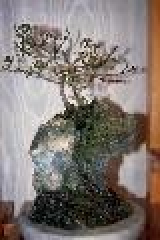
#> input picture notebook/database/train/obj_bonsai/353001.jpg, 80 x 120 px (shown 2 times larger); its folder holds only this picture in this run
$ python daisy.py   (older library calls are emulated)
#> lines starting #> are read from the running program, lines starting #| are printed output that depends on the picture
### src/DB.py
# -*- coding: utf-8 -*-

#from __future__ import print_function

import pandas as pd
import os

class Database(object):

  def __init__(self, DB_dir, DB_csv):
    self._gen_csv(DB_dir, DB_csv)
    self.data = pd.read_csv(DB_csv)
    self.classes = set(self.data["cls"])
    self.db_type = DB_dir[-4:]

  def _gen_csv(self, DB_dir, DB_csv):
#> called with DB_dir = '../database/train', DB_csv = 'data_train.csv'
    if os.path.exists(DB_csv):
      return
    with open(DB_csv, 'w', encoding='UTF-8') as f:
      f.write("img,cls")
      for root, _, files in os.walk(DB_dir, topdown=False):
        #print(root)
        cls = root.split('\\')[-1]
        for name in files:
          if not name.endswith('.jpg'):
            continue
          img = os.path.join(root, name)
          f.write("\n{},{}".format(img, cls))

  def __len__(self):
    return len(self.data)

  def get_class(self):
    return self.classes

  def get_data(self):
    return self.data

  def get_db_type(self):
    return self.db_type

# [10 lines that do not run on import are left out]

### src/evaluate.py
# -*- coding: utf-8 -*-

#from __future__ import print_function

from scipy import spatial
from PIL import Image
from statistics import mode
from sklearn.utils.extmath import weighted_mode
import numpy as np
import pandas as pd
import matplotlib.pyplot as plt


class Evaluation(object):

  def make_samples(self):
    raise NotImplementedError("Needs to implemented this method")


# [115 lines left out: functions distance, AP, infer, not called in this run]


def evaluate(db, db2, sample_db_fn, depth=None, d_type='d1'):
  ''' infer the whole database

    arguments
      db          : an instance of class Database
      sample_db_fn: a function making samples, should be given if Database != None
      depth       : retrieved depth during inference, the default depth is equal to database size
      d_type      : distance type
  '''

  samples = sample_db_fn(db)
  print(len(samples))

  samples2 = sample_db_fn(db2)
  print(len(samples2))

  classes = db.get_class()
  classes.add(samples2[0]['cls'])
  print(classes)

  ret = {c: [] for c in classes}

  predict = []

  i=0
  for query in samples2:
    i+=1
    print(i)
    ap, pred = infer(query, samples=samples, depth=depth, d_type=d_type)
    #ap, _ = infer(query, samples=samples, depth=depth, d_type=d_type)
    ret[query['cls']].append(ap)
    predict.append(pred)

  return ret, predict
  #return ret

### src/daisy.py
# -*- coding: utf-8 -*-

from __future__ import print_function

from evaluate import evaluate
from DB import Database

from skimage.feature import daisy
from skimage import color

from six.moves import cPickle
import numpy as np
import scipy.misc
import imageio
import math

import os


n_slice    = 2
n_orient   = 8
step       = 10
radius     = 30
rings      = 2
histograms = 6
h_type     = 'region'
d_type     = 'd1'

depth      = 3

R = (rings * histograms + 1) * n_orient

''' MMAP
     depth
      depthNone, daisy-region-n_slice2-n_orient8-step10-radius30-rings2-histograms6, distance=d1, MMAP 0.162806083971
      depth100,  daisy-region-n_slice2-n_orient8-step10-radius30-rings2-histograms6, distance=d1, MMAP 0.269333190731
      depth30,   daisy-region-n_slice2-n_orient8-step10-radius30-rings2-histograms6, distance=d1, MMAP 0.388199474789
      depth10,   daisy-region-n_slice2-n_orient8-step10-radius30-rings2-histograms6, distance=d1, MMAP 0.468182738095
      depth5,    daisy-region-n_slice2-n_orient8-step10-radius30-rings2-histograms6, distance=d1, MMAP 0.497688888889
      depth3,    daisy-region-n_slice2-n_orient8-step10-radius30-rings2-histograms6, distance=d1, MMAP 0.499833333333
      depth1,    daisy-region-n_slice2-n_orient8-step10-radius30-rings2-histograms6, distance=d1, MMAP 0.448

      (exps below use depth=None)

     d_type
      daisy-global-n_orient8-step180-radius58-rings2-histograms6, distance=d1, MMAP 0.101883969577
      daisy-global-n_orient8-step180-radius58-rings2-histograms6, distance=cosine, MMAP 0.104779921854

     h_type
      daisy-global-n_orient8-step10-radius30-rings2-histograms6, distance=d1, MMAP 0.157738278588
      daisy-region-n_slice2-n_orient8-step10-radius30-rings2-histograms6, distance=d1, MMAP 0.162806083971
'''

# cache dir
cache_dir = 'cache'
if not os.path.exists(cache_dir):
  os.makedirs(cache_dir)


class Daisy(object):

  def histogram(self, input, type=h_type, n_slice=n_slice, normalize=True):
    ''' count img histogram

      arguments
        input    : a path to a image or a numpy.ndarray
        type     : 'global' means count the histogram for whole image
                   'region' means count the histogram for regions in images, then concatanate all of them
        n_slice  : work when type equals to 'region', height & width will equally sliced into N slices
        normalize: normalize output histogram

      return
        type == 'global'
          a numpy array with size R
        type == 'region'
          a numpy array with size n_slice * n_slice * R

        #R = (rings * histograms + 1) * n_orient#
    '''
#> called with type = 'region', n_slice = 2, normalize = True
    if isinstance(input, np.ndarray):  # examinate input type
      img = input.copy()
    else:
     img = imageio.imread(input)
#> img is the input picture: shape (120, 80, 3); mean R, G, B 130.6, 121.5, 116.8
    # img = scipy.misc.imread(input, mode='RGB')
    height, width, channel = img.shape
#> height = 120; width = 80; channel = 3

    P = math.ceil((height - radius*2) / step)
#> P = 6
    Q = math.ceil((width - radius*2) / step)
#> Q = 2
    assert P > 0 and Q > 0, "input image size need to pass this check"

    if type == 'global':
      hist = self._daisy(img)

    elif type == 'region':
      hist = np.zeros((n_slice, n_slice, R))
      h_silce = np.around(np.linspace(0, height, n_slice+1, endpoint=True)).astype(int)
#> h_silce = [0, 60, 120]
      w_slice = np.around(np.linspace(0, width, n_slice+1, endpoint=True)).astype(int)
#> w_slice = [0, 40, 80]

      for hs in range(len(h_silce)-1):
        for ws in range(len(w_slice)-1):
          img_r = img[h_silce[hs]:h_silce[hs+1], w_slice[ws]:w_slice[ws+1]]  # slice img to regions
          hist[hs][ws] = self._daisy(img_r)
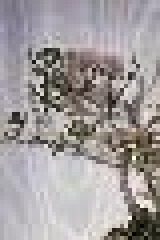
#> img_r: shape (60, 40, 3) (shown 4 times larger); mean R, G, B 161.4, 156.1, 156.2

    if normalize:
      hist /= np.sum(hist)

    return hist.flatten()


  def _daisy(self, img, normalize=True):
    image = color.rgb2gray(img)
#> (the run stopped early here; a loop or call above may not have finished)
